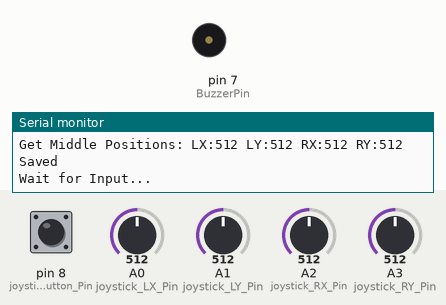
Recording of a program running on a simulated Arduino Leonardo, built with avr-gcc and run on an emulated ATmega32U4. Shown: buzzer (waves = sounding), the last lines printed to the serial monitor. Inputs (shaded band) come from the test bench; at power-on: pin 8 (joystick_button_Pin) HIGH, A0 (joystick_LX_Pin) = 512, A1 (joystick_LY_Pin) = 512, A2 (joystick_RX_Pin) = 512, A3 (joystick_RY_Pin) = 512. EEPROM starts erased.

Above: at 6.2 s.
6.3 s: pin 8 (joystick_button_Pin) pulled LOW for 3.2 s
At 11.5 s:
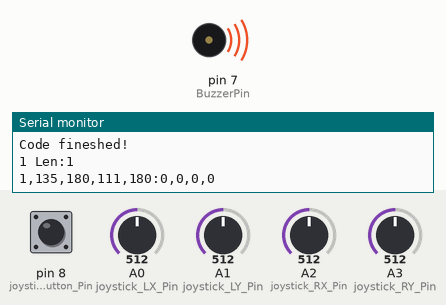
Timing chart, 0 to 14.3 s (numbered marks = the images above; inputs shaded):
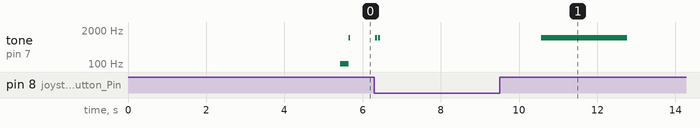

Measured:
- after the input at 6.3 s, tone on pin 7 (BuzzerPin): goes 1000 Hz 0.05 s, silent 0.03 s, 1000 Hz 0.05 s, silent 4.1 s, 1000 Hz 2.2 s, then silent, starting at once

The program:

main.cpp
```cpp
#include <Arduino.h>
#include <EEPROM.h>
#include <ServoEasing.hpp>
#include "config.h"

ServoEasing Drehung, Arm, Oberarm, Hand;

int joystick_LX, joystick_LY, joystick_RX, joystick_RY;
int joystick_LX_middle, joystick_LY_middle, joystick_RX_middle, joystick_RY_middle;
int joystick_LX_max, joystick_LY_max, joystick_RX_max, joystick_RY_max;
int joystick_LX_min, joystick_LY_min, joystick_RX_min, joystick_RY_min;
int DrehungPos = Drehung_Start, ArmPos = Arm_Start, OberarmPos = Oberarm_Start, HandPos = Hand_Start;

int offtime = 0;
bool detached = true;
int eeprom = 0;
int autoplayLoop = 0;
bool autoplayStart = true;
bool inAutoplay = false;
int buzzTime = 0;
bool wait = false;

int autoplayPosDrehung[] = {};
int autoplayPosArm[] = {};
int autoplayPosOberarm[] = {};
int autoplayPosHand[] = {};
int autoplayLenght = 0;

void attached(bool attach){
  if(!attach) {
    Drehung.detach();
    Arm.detach();
    Oberarm.detach();
    Hand.detach();

    detached = true;
  }
  else{
    Drehung.attach(DrehungPin, DrehungPos);
    Arm.attach(ArmPin, ArmPos);
    Oberarm.attach(OberarmPin, OberarmPos);
    Hand.attach(HandPin, HandPos);

    detached = false;
  }
}

void servoWrite() {
  if(detached) attached(true);
  Drehung.write(DrehungPos);
  Arm.write(ArmPos);
  Oberarm.write(OberarmPos);
  Hand.write(HandPos);
}
void servoEase(int DrehungP, int ArmP, int OberarmP, int HandP, float easeTime, uint_fast8_t easeType = EASE_QUADRATIC_IN_OUT) {
  if(detached) attached(true);

  Drehung.setEasingType(easeType);
  Arm.setEasingType(easeType);
  Oberarm.setEasingType(easeType);
  Hand.setEasingType(easeType);

  Drehung.startEaseTo(DrehungP, easeTime);
  Arm.startEaseTo(ArmP, easeTime);
  Oberarm.startEaseTo(OberarmP, easeTime);
  Hand.startEaseTo(HandP, easeTime);
}

void calibrateMiddle(){
  Serial.print("Get Middle Positions: ");

  joystick_LX_middle = 0;
  for(int i = Calibration_messureCount; i > 0; i--){
    joystick_LX_middle += analogRead(joystick_LX_Pin);
    delay(Calibration_messureTime);
  }
  joystick_LX_middle = joystick_LX_middle / Calibration_messureCount;

  Serial.print("LX:" + String(joystick_LX_middle));

  joystick_LY_middle = 0;
  for(int i = Calibration_messureCount; i > 0; i--){
    joystick_LY_middle += analogRead(joystick_LY_Pin);
    delay(Calibration_messureTime);
  }
  joystick_LY_middle = joystick_LY_middle / Calibration_messureCount;

  Serial.print(" LY:" + String(joystick_LY_middle));

  joystick_RX_middle = 0;
  for(int i = Calibration_messureCount; i > 0; i--){
    joystick_RX_middle += analogRead(joystick_RX_Pin);
    delay(Calibration_messureTime);
  }
  joystick_RX_middle = joystick_RX_middle / Calibration_messureCount;

  Serial.print(" RX:" + String(joystick_RX_middle));

  joystick_RY_middle = 0;
  for(int i = Calibration_messureCount; i > 0; i--){
    joystick_RY_middle += analogRead(joystick_RY_Pin);
    delay(Calibration_messureTime);
  }
  joystick_RY_middle = joystick_RY_middle / Calibration_messureCount;

  Serial.println(" RY:" + String(joystick_RY_middle));

  Serial.println("Saved");
}

void calibrateMaxMin(){
  tone(BuzzerPin, Buzzer_CalibrationHGIH);
  for(int loT = Buzzer_CalibrationHGIH; loT > Buzzer_CalibrationLOW; loT--){
    tone(BuzzerPin, loT);
    delay(Calibration_TimeToMiddle / (Buzzer_CalibrationHGIH - Buzzer_CalibrationLOW));
  }

  calibrateMiddle();

  tone(BuzzerPin, Buzzer_ShortTon);
  delay(Buzzer_ShortTone_Time);
  noTone(BuzzerPin);

  Serial.println("Wait for Input...");

  joystick_LX_max = joystick_LX_middle;
  joystick_LY_max = joystick_LY_middle;
  joystick_RX_max = joystick_RX_middle;
  joystick_RY_max = joystick_RY_middle;
  joystick_LX_min = joystick_LX_middle;
  joystick_LY_min = joystick_LY_middle;
  joystick_RX_min = joystick_RX_middle;
  joystick_RY_min = joystick_RY_middle;

  while(digitalRead(joystick_button_Pin) == HIGH){
    int joystick_LX_rout = analogRead(joystick_LX_Pin);
    int joystick_LY_rout = analogRead(joystick_LY_Pin);
    int joystick_RX_rout = analogRead(joystick_RX_Pin);
    int joystick_RY_rout = analogRead(joystick_RY_Pin);

    if(joystick_LX_rout > joystick_LX_max)joystick_LX_max = joystick_LX_rout;
    if(joystick_LY_rout > joystick_LY_max)joystick_LY_max = joystick_LY_rout;
    if(joystick_RX_rout > joystick_RX_max)joystick_RX_max = joystick_RX_rout;
    if(joystick_RY_rout > joystick_RY_max)joystick_RY_max = joystick_RY_rout;
    if(joystick_LX_rout < joystick_LX_min)joystick_LX_min = joystick_LX_rout;
    if(joystick_LY_rout < joystick_LY_min)joystick_LY_min = joystick_LY_rout;
    if(joystick_RX_rout < joystick_RX_min)joystick_RX_min = joystick_RX_rout;
    if(joystick_RY_rout < joystick_RY_min)joystick_RY_min = joystick_RY_rout;

    delay(1);
  }

  Serial.println("New Max: LX:" + String(joystick_LX_max) + " LY:" + String(joystick_LY_max) + " RX:" + String(joystick_RX_max) + " RY:" + String(joystick_RY_max));
  Serial.println("New Min: LX:" + String(joystick_LX_min) + " LY:" + String(joystick_LY_min) + " RX:" + String(joystick_RX_min) + " RY:" + String(joystick_RY_min));

  EEPROM.put(EEPROM_joystick_LX_max, joystick_LX_max);
  EEPROM.put(EEPROM_joystick_LY_max, joystick_LY_max);
  EEPROM.put(EEPROM_joystick_RX_max, joystick_RX_max);
  EEPROM.put(EEPROM_joystick_RY_max, joystick_RY_max);
  EEPROM.put(EEPROM_joystick_LX_min, joystick_LX_min);
  EEPROM.put(EEPROM_joystick_LY_min, joystick_LY_min);
  EEPROM.put(EEPROM_joystick_RX_min, joystick_RX_min);
  EEPROM.put(EEPROM_joystick_RY_min, joystick_RY_min);

  Serial.println("Saved");

  tone(BuzzerPin, Buzzer_ShortTon);
  delay(Buzzer_ShortTone_Time);
  noTone(BuzzerPin);
  delay(25);
  tone(BuzzerPin, Buzzer_ShortTon);
  delay(Buzzer_ShortTone_Time);
  noTone(BuzzerPin);

  Serial.println("Calibration finished!");
  Serial.println(eeprom);
  delay(2000);
}

void setup(){
  Serial.begin(9600);

  pinMode(joystick_button_Pin, INPUT_PULLUP);

  EEPROM.get(1, eeprom);
  if(eeprom != EEPROM_Code){
    for (unsigned int i = 1 ; i < EEPROM.length() ; i++) {
      EEPROM.put(i, 0);
    }

    EEPROM.put(1, EEPROM_Code);
    calibrateMaxMin();
  }
  else{
    tone(BuzzerPin, Buzzer_ShortTon);
    delay(2000);
    calibrateMiddle();
    noTone(BuzzerPin);

    EEPROM.get(EEPROM_joystick_LX_max, joystick_LX_max);
    EEPROM.get(EEPROM_joystick_LY_max, joystick_LY_max);
    EEPROM.get(EEPROM_joystick_RX_max, joystick_RX_max);
    EEPROM.get(EEPROM_joystick_RY_max, joystick_RY_max);
    EEPROM.get(EEPROM_joystick_LX_min, joystick_LX_min);
    EEPROM.get(EEPROM_joystick_LY_min, joystick_LY_min);
    EEPROM.get(EEPROM_joystick_RX_min, joystick_RX_min);
    EEPROM.get(EEPROM_joystick_RY_min, joystick_RY_min);
  }
}

void savePos() {
  autoplayPosDrehung[autoplayLenght] = DrehungPos;
  autoplayPosArm[autoplayLenght] = ArmPos;
  autoplayPosOberarm[autoplayLenght] = OberarmPos;
  autoplayPosHand[autoplayLenght] = HandPos;
  autoplayLenght++;
}

void clearPos() {
  autoplayLenght = 0;
}

void joystickButtonPress() {
  int Code[] = {}; //0 = short, 1 = long
  int CodeLenght = 0;
  bool Finished = false;

  while(!Finished){
    int buttonTime = 0;
    while(digitalRead(joystick_button_Pin) == LOW) {
      buttonTime+= 1;
      delay(1);
    }

    if(buttonTime < Button_ShortPressTime) {
      Code[CodeLenght] = 0;
      Serial.println("short press");
    } else {
      Code[CodeLenght] = 1;
      Serial.println("long press");
    }

    CodeLenght++;

    buttonTime = 0;
    while(digitalRead(joystick_button_Pin) == HIGH && !Finished){
      buttonTime+= 1;
      delay(1);

      if(buttonTime >= Button_FinishedTime){
        Finished = true;
        Serial.println("Code fineshed!");
      }
    }
  }

  for(int i = 0; i < CodeLenght; i++) {
    Serial.print(String(Code[i]));
  }
  Serial.println(" Len:" + String(CodeLenght));

  if(Code[0] == 0 && Code[1] == 1 && Code[2] == 0 && Code[3] == 1 && CodeLenght == 4) {
    Serial.println("Calibrate...");
    calibrateMaxMin();
  } else if(Code[0] == 0 && CodeLenght  == 1 && AutoplayOn == true) {
    Serial.println("Save position...");
    savePos();
  } else if(Code[0] == 1 && CodeLenght == 1 && AutoplayOn == true) {
    Serial.println("Start Autoplay...");
    autoplayStart = true;
    autoplayLoop = 0;
    inAutoplay = true;
    attached(true);
  } else if(Code[0] == 0 && Code[1] == 0 && CodeLenght == 2 && AutoplayOn == true) {
    Serial.println("Clear positions...");
    clearPos();
  }
}

void Autoplay(){
  if(autoplayStart) {
    autoplayStart = false;
    servoEase(autoplayPosDrehung[autoplayLoop], autoplayPosArm[autoplayLoop], autoplayPosOberarm[autoplayLoop], autoplayPosHand[autoplayLoop], AutoplayEaseSpeed);
  }

  if(DrehungPos == autoplayPosDrehung[autoplayLoop] && ArmPos == autoplayPosArm[autoplayLoop] && OberarmPos == autoplayPosOberarm[autoplayLoop] && HandPos == autoplayPosHand[autoplayLoop]) {
    if(autoplayLoop >= autoplayLenght-1) {
      autoplayLoop = 0;
    } else {
      autoplayLoop++;
    }
    servoEase(autoplayPosDrehung[autoplayLoop], autoplayPosArm[autoplayLoop], autoplayPosOberarm[autoplayLoop], autoplayPosHand[autoplayLoop], AutoplayEaseSpeed);
  }

  DrehungPos = Drehung.getCurrentAngle();
  ArmPos = Arm.getCurrentAngle();
  OberarmPos = Oberarm.getCurrentAngle();
  HandPos = Hand.getCurrentAngle();
}

int joystick_position(int joystick, int joystick_middle, int joystick_min, int joystick_max, int joystick_MinSpeed, int joystick_MaxSpeed){
  if(joystick <= joystick_middle - joystick_Empfindlichkeit)
    return(-map(joystick, joystick_middle - joystick_Empfindlichkeit, joystick_min, joystick_MinSpeed, joystick_MaxSpeed));
  else if(joystick >= joystick_middle + joystick_Empfindlichkeit)
    return(map(joystick, joystick_middle + joystick_Empfindlichkeit, joystick_max, joystick_MinSpeed, joystick_MaxSpeed));
  else
    return(0);
}

void buzz(){
  if(buzzTime <= buzzSpeed) tone(BuzzerPin, Buzzer_ShortTon);
  else if(buzzTime <= buzzSpeed*2) noTone(BuzzerPin);
  else buzzTime = 0;

  buzzTime++;
}

void autoplayStop() {
  if(inAutoplay) {
    Drehung.stop();
    Arm.stop();
    Oberarm.stop();
    Hand.stop();

    inAutoplay = false;
  }
}

void loop(){
  joystick_LX = joystick_position(analogRead(joystick_LX_Pin), joystick_LX_middle, joystick_LX_min, joystick_LX_max, joystick_LX_MinSpeed, joystick_LX_MaxSpeed);
  joystick_LY = joystick_position(analogRead(joystick_LY_Pin), joystick_LY_middle, joystick_LY_min, joystick_LY_max, joystick_LY_MinSpeed, joystick_LY_MaxSpeed);
  joystick_RX = joystick_position(analogRead(joystick_RX_Pin), joystick_RX_middle, joystick_RX_min, joystick_RX_max, joystick_RX_MinSpeed, joystick_RX_MaxSpeed);
  joystick_RY = joystick_position(analogRead(joystick_RY_Pin), joystick_RY_middle, joystick_RY_min, joystick_RY_max, joystick_RY_MinSpeed, joystick_RY_MaxSpeed);

  if(joystick_LX == 0 && joystick_LY == 0 && joystick_RX == 0 && joystick_RY == 0){
    noTone(BuzzerPin);

    if(inAutoplay == true) {
      Autoplay();
    } else {
      if (TimeToDetach > offtime) offtime++;
      else if(wait == false) {
        attached(false);
        calibrateMiddle();
        wait = true;
      }
    }
  }
  else{
    offtime = 0;
    autoplayStop();
    wait = false;

    if(joystick_LX != 0){
      if(InvertHand)HandPos -= joystick_LX;
      else HandPos += joystick_LX;
    }
    if(joystick_LY != 0){
      if(InvertOberarm)OberarmPos -= joystick_LY;
      else OberarmPos += joystick_LY;
    }
    if(joystick_RX != 0){
      if(InvertDrehung)DrehungPos -= joystick_RX;
      else DrehungPos += joystick_RX;
    }
    if(joystick_RY != 0){
      if(InvertArm)ArmPos -= joystick_RY;
      else ArmPos += joystick_RY;
    }

    if(HandPos > HandMax) {
      HandPos = HandMax;
      buzz();
    } else if(OberarmPos > OberarmMax) {
      OberarmPos = OberarmMax;
      buzz();
    } else if(DrehungPos > DrehungMax) {
      DrehungPos = DrehungMax;
      buzz();
    } else if(ArmPos > ArmMax) {
      ArmPos = ArmMax;
      buzz();
    }
    else if(HandPos < HandMin) {
      HandPos = HandMin;
      buzz();
    } else if(OberarmPos < OberarmMin) {
      OberarmPos = OberarmMin;
      buzz();
    } else if(DrehungPos < DrehungMin) {
      DrehungPos = DrehungMin;
      buzz();
    } else if(ArmPos < ArmMin) {
      ArmPos = ArmMin;
      buzz();
    } else {
      noTone(BuzzerPin);
    }

    servoWrite();
  }

  if(digitalRead(joystick_button_Pin) == LOW){
    autoplayStop();
    joystickButtonPress();
  }

  Serial.println(String(offtime) + "," + String(DrehungPos) + "," + String(ArmPos) + "," + String(OberarmPos) + "," + String(HandPos) + ":" + String(joystick_RX) + "," + String(joystick_RY) + "," + String(joystick_LY) + "," + String(joystick_LX));

  delay(LoopTime);
}
```

config.h
```cpp
#define AutoplayOn false                 // Noch nicht funktionierend

//---Servos---
// Pins an denen die Servos angeschlossen sind
#define DrehungPin 9
#define ArmPin 10
#define OberarmPin 11
#define HandPin 12

// Maximaler Winkel der Servos
#define DrehungMax 145
#define DrehungMin 0

#define ArmMax 180
#define ArmMin 0

#define OberarmMax 180
#define OberarmMin 0

#define HandMax 180
#define HandMin 95

// Servo umdrehen
#define InvertDrehung false
#define InvertArm false
#define InvertOberarm true
#define InvertHand false

// Start Winkel der Servos
#define Drehung_Start 135
#define Arm_Start 180
#define Oberarm_Start 111
#define Hand_Start 180

//---Joysticks---
// Pins an denen die Joysticks angeschlossen sind und deren Minimal und Maximal Geschwindigkeit
#define joystick_LX_Pin 0
#define joystick_LX_MaxSpeed 5
#define joystick_LX_MinSpeed 1

#define joystick_LY_Pin 1
#define joystick_LY_MaxSpeed 5
#define joystick_LY_MinSpeed 1

#define joystick_RX_Pin 2
#define joystick_RX_MaxSpeed 5
#define joystick_RX_MinSpeed 1

#define joystick_RY_Pin 3
#define joystick_RY_MaxSpeed 3
#define joystick_RY_MinSpeed 1

// Pin des Druckknopfes
#define joystick_button_Pin 8

// Empfindlichkeit des Joysticks
#define joystick_Empfindlichkeit 10

//---Timing---
// Zeit zwischen den Schritten
#define LoopTime 50
// Servo Geschwindigkeit
#define AutoplayEaseSpeed 50
// Wann die Servos abgeschaltet werden
#define TimeToDetach 70
#define Calibration_TimeToMiddle 3000
#define Calibration_messureTime 5
#define Calibration_messureCount 10
// Kurzer druck Zeit
#define Button_ShortPressTime 300
// Code fertig Zeit
#define Button_FinishedTime 1000
// Beep Geschwindigkeit
#define buzzSpeed 1

//---Buzzer---
// Pin an dem der Buzzer angeschlossen ist
#define BuzzerPin 7
// Hoher ton am anfang der Kalibrierung
#define Buzzer_CalibrationHGIH 2000
// Tiefer ton am ende der Kalibrierung
#define Buzzer_CalibrationLOW 100
// Höhe von Kurzen Tönen
#define Buzzer_ShortTon 1000
// Länge der Kurzen Töne
#define Buzzer_ShortTone_Time 50

//---EEPROM---
// Adressen an denen die Klaibrierungs Werte gespeichert werden
#define EEPROM_Code 6183 //index 0
#define EEPROM_joystick_LX_max 100
#define EEPROM_joystick_LY_max 120
#define EEPROM_joystick_RX_max 140
#define EEPROM_joystick_RY_max 160
#define EEPROM_joystick_LX_min 180
#define EEPROM_joystick_LY_min 200
#define EEPROM_joystick_RX_min 220
#define EEPROM_joystick_RY_min 240
```
